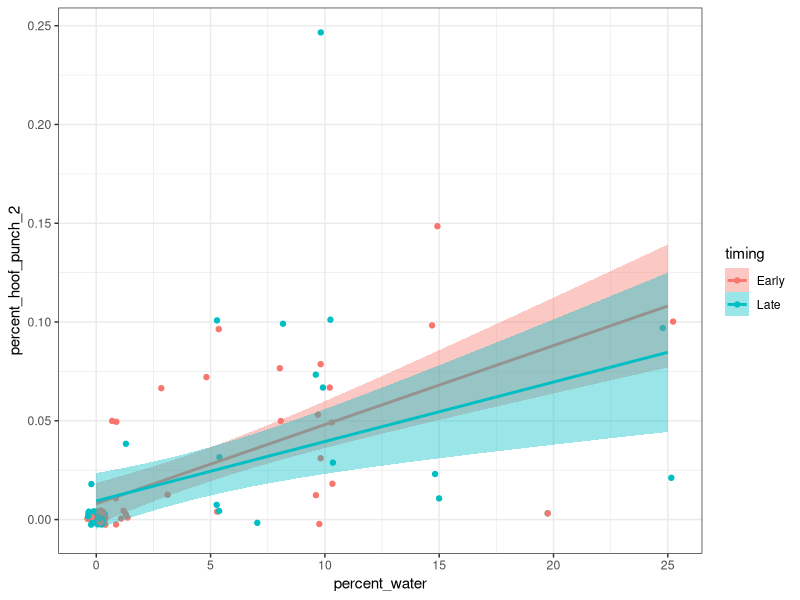
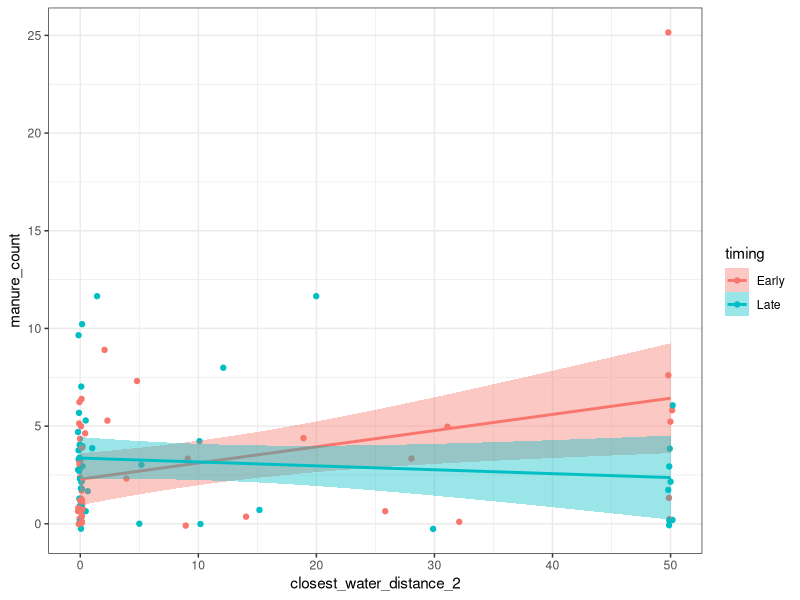
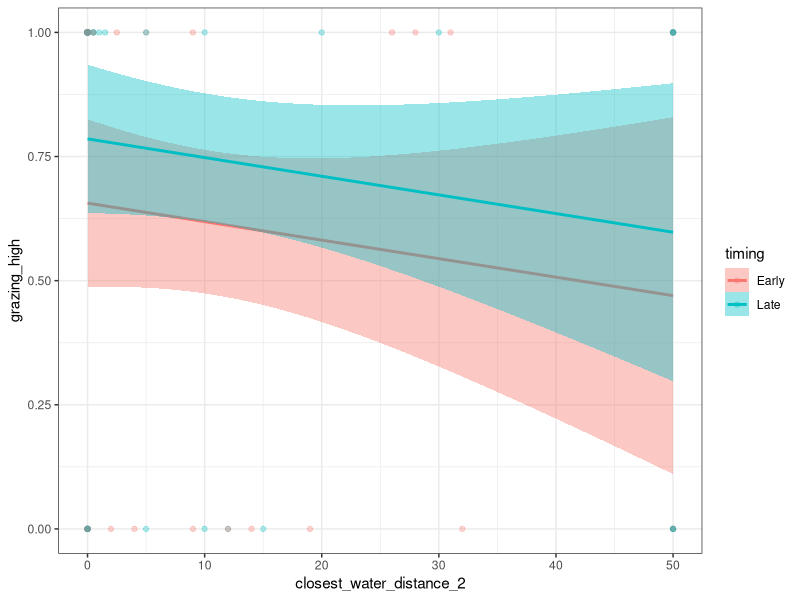
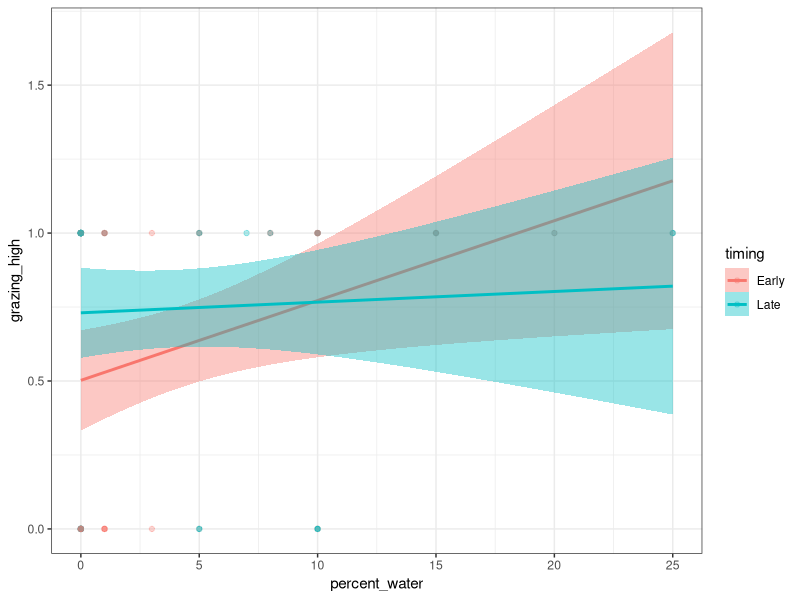
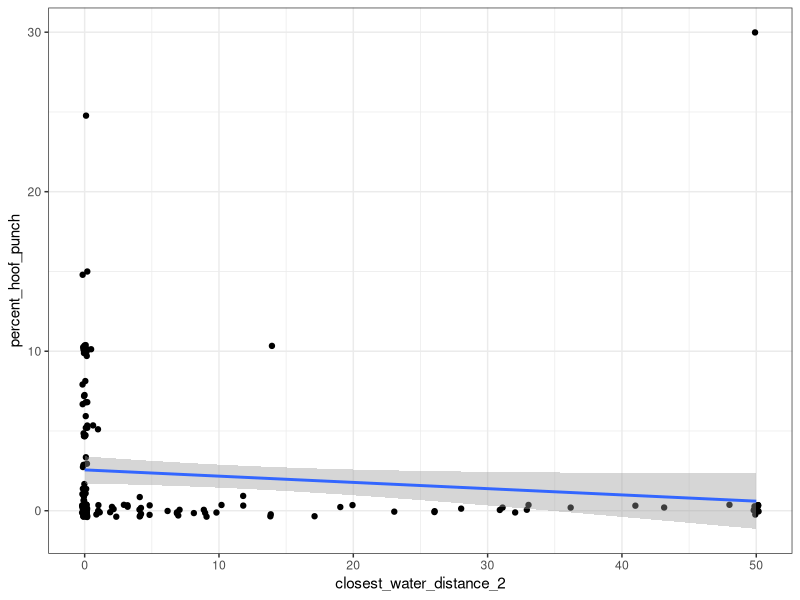
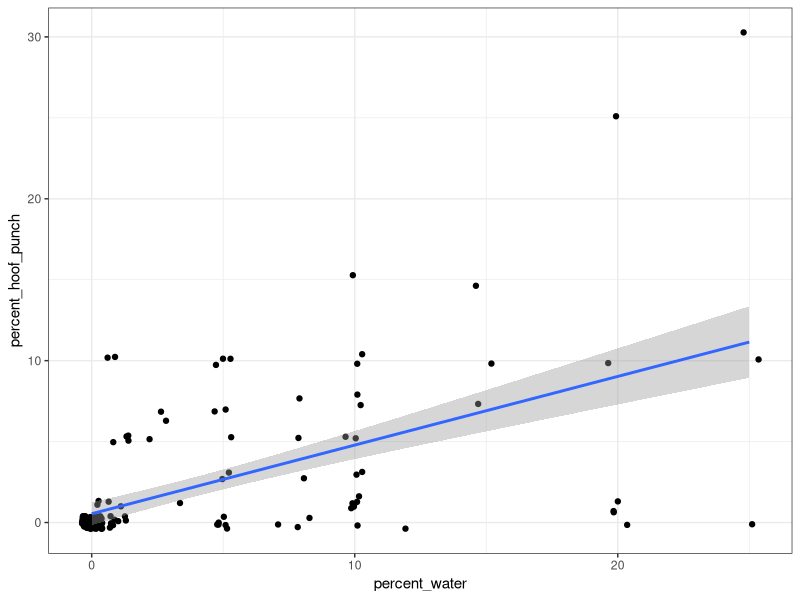
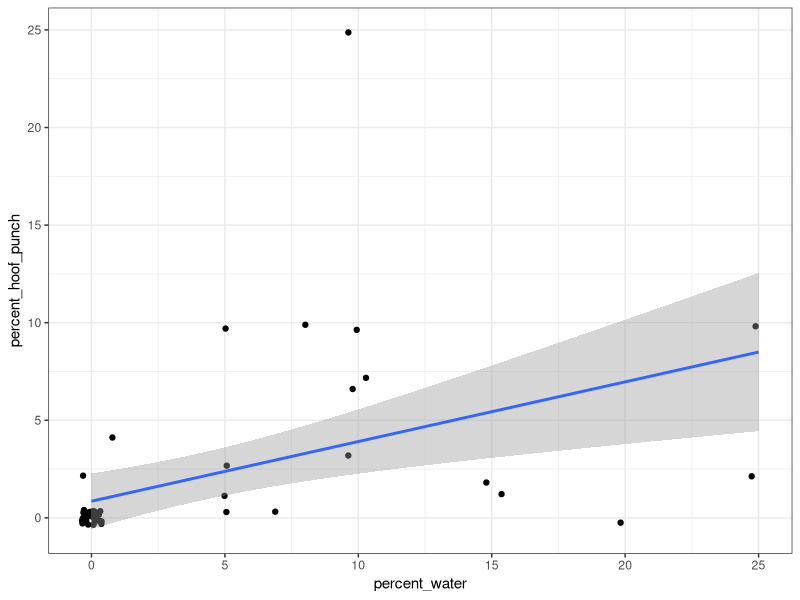
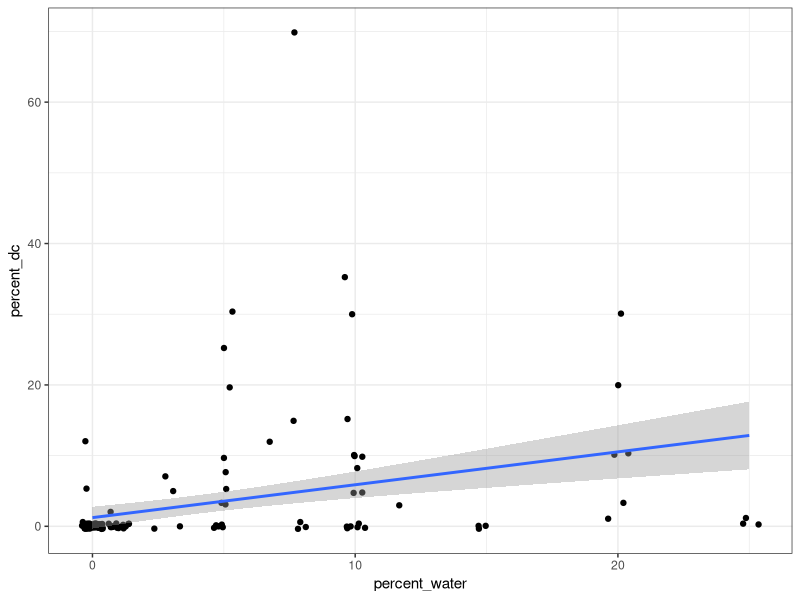

These charts were generated, in order, by the following R code:
## ---- chunk 1
knitr::opts_chunk$set(echo = TRUE)
library(tidyverse)
library(glmmTMB)
library(lubridate)
library(ordinal)
## ---- chunk 2
cattle_impact_full <- read.csv("Cleaned_Capstone_Data.csv") %>% # reading in csv
  rename_with(tolower) %>%
  rename(  # cleaning up and simplifying column names
    plot = plot._number,
    watershed = subwatrshed_location, 
    hgm = hydrogeomorphic_classification
  ) %>%
  mutate(  # Editing data in our columns for cleaning (use with caution!)
    watershed = str_trim(watershed), # remove whitespace
    grazing_intensity = str_trim(grazing_intensity),  
    # factoring grazing intensity
    grazing_intensity = factor(case_when(grazing_intensity == "Light" ~ "Low", 
                                         TRUE ~ grazing_intensity), 
                               levels = c("None", "Low", "Moderate", "High")), 
    closest_water_distance = as.numeric(closest_water_distance), # formatting Closest_Water_Distance column as a number
    date = as.Date(date, format = "%m/%d/%Y"), # Reformats the Date column into a format which R can interpret as dates correctly
    date = case_when(is.na(date) ~ as.Date("09/09/2025", format = "%m/%d/%Y"),
                     TRUE ~ date) # fixing three dates that came in with the wrong format
  ) %>%
  filter(!is.na(plot)) # removing one blank row


cattle_impact <- cattle_impact_full  %>%
  #  select(date, plot, watershed, hgm, percent_canopy:manure_count, 
  #         closest_water_distance, water_type, restoration_location,
  #         stream_restoration_type:cattle_trail_crossing_or_bedding_area) %>%  # selecting relevant columns
  mutate(
    restoration_location_2 = case_when(
      restoration_location %in% c("Both", "Inside", "Downstream") ~ "in_or_downstream", 
      TRUE ~ "none_or_upstream"),
    
    cattle_impact_on_stream = str_trim(cattle_impact_on_stream),
    
    hgm = str_trim(hgm),
    
    hgm_2 = case_when(
      hgm %in% c("Riparian_Mid_Gradient", "Riparian_High_Gradient") ~ "Riparian",
      hgm %in% c("Subsurface_Low_Gradient", "Subsurface_Mid_Gradient", "Subsurface_High_Gradient") ~ "Subsurface",
      TRUE ~ hgm),
    
    hoof_punch_present = case_when(
      percent_hoof_punch > 0 ~ "yes",
      TRUE ~ "no"),
    
    dc_present = percent_dc > 0, # plots with or without Darlingtonia as a fen indicator
    
    # proportions instead of percents for beta distribution models
    percent_hoof_punch_2 = 
      case_when(
        percent_hoof_punch == 0 ~ 0.001,
        TRUE ~ percent_hoof_punch/100),
    percent_trample_2 = 
      case_when(
        percent_trample == 0 ~ 0.001,
        TRUE ~ percent_trample/100),
    percent_dc_grazed_2 = case_when(
      percent_dc_grazed == 0 ~ 0.001,
      TRUE ~ percent_dc_grazed/100),
    
    # If stream distance wasn't recorded it was > 50m, so putting that in as our minimum for now
    closest_water_distance_2 = case_when(
      is.na(closest_water_distance) ~ 50, 
      TRUE ~ closest_water_distance
    ),
    
    # Binary version of grazing intensity
    grazing_high = case_when(
      grazing_intensity %in% c("None", "Low") ~ 0,
      grazing_intensity %in% c("Moderate", "High") ~ 1,
      TRUE ~ NA
    ),
    
    # splitting stream impacts into separate columns
    stream_impacts = tolower(stream_impacts),
    stream_impacts = replace_na(stream_impacts, ""), # some sites with no stream impacts imported as na rather than blank or none
    stream_incised = str_detect(stream_impacts, "inci"),
    stream_sloughing = str_detect(stream_impacts, "slough"),
    stream_grazing = str_detect(stream_impacts, "graz"),
    stream_trample = str_detect(stream_impacts, "tramp"),
    stream_hoof_punch = str_detect(stream_impacts, "hoof"),
    stream_manure = str_detect(stream_impacts, "manur"),
    stream_trail = str_detect(stream_impacts, "trail|cross"),
    
    
    # adding early vs late visit timing information
    timing = case_when(
      date > "2025-09-01" ~ "Late",
      date <= "2025-09-01" ~ "Early",
      TRUE ~ "NA"
    )
  ) 


# early vist (all)
cattle_early <- cattle_impact %>%
  filter(timing == "Early")

# late visit (subset)
cattle_late <- cattle_impact %>%
  filter(timing == "Late")

# repeated plots both visits
late_plots <- cattle_impact %>%
  filter(timing == "Late") %>%
  pull(plot)

cattle_impact_repeat <- cattle_impact %>%
  filter(plot %in% late_plots) %>%
  arrange(plot)


## ---- chunk 3

# hoof punch with beta distribution
glm.hoof.punch <- glmmTMB(percent_hoof_punch_2 ~ closest_water_distance_2 + 
                            percent_water + 
                            percent_herb + 
                            percent_canopy + 
                            watershed +
                            (1|hgm_2),
                          data = cattle_early,
                          family = beta_family(link = "logit"))
summary(glm.hoof.punch)

# trampling with beta distribution
glm.trample <- glmmTMB(percent_trample_2 ~ closest_water_distance_2 + 
                         percent_water + 
                         percent_herb + 
                         percent_canopy + 
                         watershed +
                         (1|hgm_2),
                       data = cattle_early,
                       family = beta_family(link = "logit"))
summary(glm.trample)


# manure with poisson distribution
glm.manure <- glmmTMB(manure_count ~ closest_water_distance_2 + 
                        percent_water + 
                        percent_herb + 
                        percent_canopy +
                        watershed +
                        (1|hgm_2),
                      data = cattle_early, 
                      family = poisson(link = "log"))
summary(glm.manure)


# Ordinal grazing intensity data -- cumulative link models using the 'ordinal' package
# Not sure how to interpret this one yet
# could group to med-high and low-none if needed
m.grazing <- clmm(grazing_intensity ~ closest_water_distance_2 + 
                    percent_water + 
                    percent_herb + 
                    percent_canopy +
                    (1|hgm_2),
                  data = cattle_early) 
summary(m.grazing)

# none-low vs moderate-high grazing using a binomial model
m.grazing.2 <- glmmTMB(grazing_high ~ closest_water_distance_2 + 
                         percent_water + 
                         percent_herb + 
                         percent_canopy +
                         watershed +
                         (1|hgm_2),
                       data = cattle_early, 
                       family = binomial(link = "logit"))
summary(m.grazing.2)


## ---- chunk 4

# hoof punch is higher in sites with dc present (which are the wet sites)
dc.hoof.punch <- glmmTMB(percent_hoof_punch_2 ~ dc_present + 
                           percent_dc +
                           (1|hgm_2),
                         data = cattle_early,
                         family = beta_family(link = "logit"))
summary(dc.hoof.punch)


# trample and manure don't differ by dc presence
dc.trample <- glmmTMB(percent_trample_2 ~ dc_present + 
                        percent_dc +
                        (1|hgm_2),
                      data = cattle_early,
                      family = beta_family(link = "logit"))
summary(dc.trample)

dc.manure <- glmmTMB(manure_count ~ dc_present + 
                       percent_dc +
                       (1|hgm_2),
                     data = cattle_early,
                     family = poisson(link = "log"))
summary(dc.manure)



# not sure if this is useful -- overall grazing intensity
dc.grazing <- clm(grazing_intensity ~ dc_present + 
                       percent_dc ,
                  data = cattle_early) 
summary(dc.grazing)

dc.present <- c(TRUE, FALSE)
percent.dc <- c(10, 0)
newdata <- tibble(dc_present = dc.present, percent_dc = percent.dc)

predict(dc.grazing, newdata)



# filter to sites where dc is present -- 35 sites
# to look at where percent grazing of dc is highest
# and hoof punch in dc sites is highest
# no clear drivers of these patterns
cattle_dc <- cattle_early %>% filter(dc_present == TRUE)

m.dc.grazed <- glmmTMB(percent_dc_grazed_2 ~ 
                         closest_water_distance_2 + 
                         percent_dc +
                         percent_water + 
                         percent_herb + 
                         percent_canopy +
                         (1|hgm_2),
                       data = cattle_dc)
summary(m.dc.grazed)

m.dc.hoofpunch <- glmmTMB(percent_hoof_punch ~ 
                         closest_water_distance_2 + 
                         percent_dc +
                         percent_water + 
                         percent_herb + 
                         percent_canopy +
                         (1|hgm_2),
                       data = cattle_dc)
summary(m.dc.hoofpunch)


## ---- chunk 5

# hoof punch
mtime.hoof.punch <- glmmTMB(percent_hoof_punch_2 ~ timing*closest_water_distance_2 + 
                              timing*percent_water + 
                              timing*percent_herb + 
                              timing*percent_canopy + 
                            (1|plot),
                            data = cattle_impact_repeat,
                            family = beta_family(link = "logit"))
summary(mtime.hoof.punch)

cattle_impact_repeat %>% 
  ggplot(aes(x = percent_water, y = percent_hoof_punch_2, 
             color = timing, fill = timing)) +
  geom_point(position = position_jitter()) +
  geom_smooth(method = "lm") +
  theme_bw()


# trampling
mtime.trample <- glmmTMB(percent_trample_2 ~ timing*closest_water_distance_2 + 
                              timing*percent_water + 
                              timing*percent_herb + 
                              timing*percent_canopy + 
                            (1|plot),
                            data = cattle_impact_repeat,
                            family = beta_family(link = "logit"))
summary(mtime.trample)


# manure
mtime.manure <- glmmTMB(manure_count ~ timing*closest_water_distance_2 + 
                              timing*percent_water + 
                              timing*percent_herb + 
                              timing*percent_canopy + 
                            (1|plot),
                            data = cattle_impact_repeat,
                            family = poisson(link = "log"))
summary(mtime.manure)

cattle_impact_repeat %>% 
  ggplot(aes(x = closest_water_distance_2, y = manure_count, 
             color = timing, fill = timing)) +
  geom_point(position = position_jitter()) +
  geom_smooth(method = "lm") +
  theme_bw()


# grazing intensity
mtime.grazing <- glmmTMB(grazing_high ~ timing*closest_water_distance_2 + 
                              timing*percent_water + 
                              timing*percent_herb + 
                              timing*percent_canopy + 
                            (1|plot),
                            data = cattle_impact_repeat,
                      family = binomial(link = "logit"))
summary(mtime.grazing)

cattle_impact_repeat %>% 
  ggplot(aes(x = closest_water_distance_2, y = grazing_high, 
             color = timing, fill = timing)) +
  geom_point(alpha = 0.3) +
  geom_smooth(method = "lm") +
  theme_bw()

cattle_impact_repeat %>% 
  ggplot(aes(x = percent_water, y = grazing_high, 
             color = timing, fill = timing)) +
  geom_point(alpha=0.3) +
  geom_smooth(method = "lm") +
  theme_bw()



## ---- chunk 6

# filtering to plots where streams were present within 50m (stream impact data was recorded)
cattle_streams <- cattle_impact %>% 
  filter(!is.na(closest_water_distance)) %>%
  select(plot, hgm, watershed, timing,
         stream_impacts, 
         stream_incised:stream_trail,
         restoration_location, stream_restoration_type,
         water_type_within_5m, water_type_within_10m)

length(unique(cattle_streams$plot))  # 132 plots with stream data recorded in early, 136 total for both visits

stream_summary <- cattle_streams %>% 
  group_by(watershed, timing) %>%
  summarise(
    n = n(),
    incised = sum(stream_incised),
    sloughing = sum(stream_sloughing),
    hoof_punch = sum(stream_hoof_punch),
    trampling = sum(stream_trample),
    manure = sum(stream_manure),
    grazing = sum(stream_grazing),
    trail = sum(stream_trail)
    )

stream_summary

# next step -- analysis with restoration structures
# also start writing up what we have so far!

## ---- chunk 7


cattle_early %>%
  ggplot(aes(x = closest_water_distance_2, y = percent_hoof_punch)) +
  geom_point(position = position_jitter()) +
  geom_smooth(method = "lm") +
  theme_bw()


cattle_early %>%
  ggplot(aes(x = percent_water, y = percent_hoof_punch)) +
  geom_point(position = position_jitter()) +
  geom_smooth(method = "lm") +
  theme_bw()

cattle_late %>%
  ggplot(aes(x = percent_water, y = percent_hoof_punch)) +
  geom_point(position = position_jitter()) +
  geom_smooth(method = "lm") +
  theme_bw()


# not sure how HGM categories fit into this model
m.hoof.punch <- lm(percent_hoof_punch ~ closest_water_distance_2 + percent_water + 
                        percent_herb + percent_canopy + percent_dc,
                    data = cattle_early)
summary(m.hoof.punch)

# later plot sampling
# maybe want to do this as the subset of repeat plots with a repeated measures structure?
m.late.hoof.punch <- lm(percent_hoof_punch ~ closest_water_distance_2 + percent_water + 
                        percent_herb + percent_canopy + percent_dc,
                    data = cattle_late)
summary(m.late.hoof.punch)

# trampling old linear model
m.trample <- lm(percent_trample ~ closest_water_distance_2 + percent_water + 
                        percent_herb + percent_canopy + percent_dc,
                    data = cattle_early)
summary(m.trample)






# Is the DC and percent water info overlapping?
# Correlated but actually not incredibly tight
cattle_early %>%
  ggplot(aes(x = percent_water, y = percent_dc)) +
  geom_point(position = position_jitter()) +
  geom_smooth(method = "lm") +
  theme_bw()



## ---- chunk 8

# Is hoof punch percent impact higher where DC is present?
cattle_early %>% 
  filter(!is.na(dc_present)) %>%
  ggplot(aes(x = dc_present, y = percent_hoof_punch, fill = dc_present)) +
  geom_boxplot() +
  theme_bw() +
  xlab("D. californica present") +
  ylab("Hoof Punch (% of plot)") +
  scale_fill_manual(values = c('goldenrod','darkgreen')) +
  guides(fill = "none")
ggsave("Figures/DC_Hoof-Punch_plot.pdf", width = 7.5, height = 5.5, units = "in")


# Framing 3a: How does hoof punch % correlate with DC % overall?
cattle_early %>% 
  ggplot(aes(x = percent_dc, y = percent_hoof_punch)) +
  geom_point(position = position_jitter()) +
  geom_smooth(method = "lm")


# Framing 3b: How does hoof punch % correlate with DC % where DC is present?
cattle_early %>% 
  filter(percent_dc > 0) %>%
  ggplot(aes(x = percent_dc, y = percent_hoof_punch)) +
  geom_point(position = position_jitter()) +
  geom_smooth(method = "lm")


## ---- chunk 9

# comparing early to later

# DC Grazed
cattle_impact_repeat %>%
  ggplot(aes(x = timing, y = percent_dc_grazed, group = plot, color = hgm_2)) +
  geom_line(position = position_jitter()) +
  theme_bw()
# more grazing on DC as time goes on

# Overall grazing intensity
cattle_impact_repeat %>%
  ggplot(aes(x = timing, y = grazing_intensity, group = plot, color = hgm_2)) +
  geom_line(position = position_jitter()) +
  theme_bw()

# % Trample
cattle_impact_repeat %>%
  ggplot(aes(x = timing, y = percent_trample, group = plot, color = hgm_2)) +
  geom_line(position = position_jitter()) +
  theme_bw()


# % Hoof Punch
cattle_impact_repeat %>%
  ggplot(aes(x = timing, y = percent_hoof_punch, group = plot, color = hgm_2)) +
  geom_line(position = position_jitter()) +
  theme_bw()


# Manure Count
cattle_impact_repeat %>%
  ggplot(aes(x = timing, y = manure_count, group = plot, color = hgm_2)) +
  geom_line(position = position_jitter()) +
  theme_bw()


# Indicators of how well plots are re-located:

# percent shrub
cattle_impact_repeat %>%
  ggplot(aes(x = timing, y = percent_shrub, group = plot, color = hgm_2)) +
  geom_line(position = position_jitter()) +
  theme_bw()

# percent_rock
cattle_impact_repeat %>%
  ggplot(aes(x = timing, y = percent_rock, group = plot, color = hgm_2)) +
  geom_line(position = position_jitter()) +
  theme_bw()

# canopy
cattle_impact_repeat %>%
  ggplot(aes(x = timing, y = percent_canopy, group = plot, color = hgm_2)) +
  geom_line(position = position_jitter()) +
  theme_bw()

# percent_dc
cattle_impact_repeat %>%
  ggplot(aes(x = timing, y = percent_dc, group = plot, color = hgm_2)) +
  geom_line(position = position_jitter()) +
  theme_bw()
